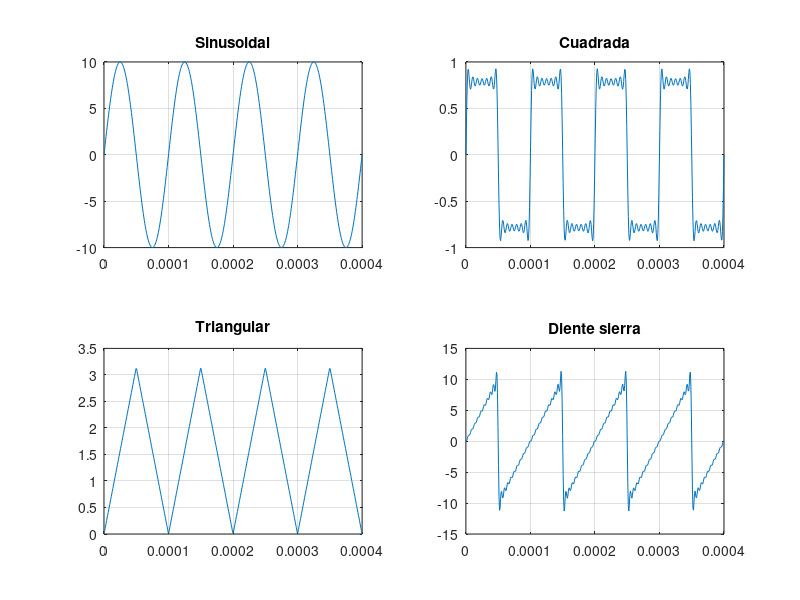

Write MATLAB code to recreate this figure.
clc 
clear global
close all



%--------INPUT--------

amplitud=10;
f=10e3;
cant_periodos=4;


theta=pi;
resolucion=1000;
repeticiones=13;
componente_frecuencia=20;


%--------PROCESS------

t=linspace(0,cant_periodos/f,500);
sinusoidal = amplitud*sin(2*pi*f*t + theta);

sinusoidal_0 = amplitud*sin(2*pi*f*t + 0);%---sen--

cuadrada = 0;

for n = 1.0:+2.0:repeticiones
    comp = (1/n)*sin(2*pi*n*f*t);
    if n == 1
    cuadrada = comp;
    else
     cuadrada   = cuadrada + comp;
    end

end

triangular = 0;
for n=1:2:(componente_frecuencia*2-1)

    triangular = triangular + (1/(n^2))*cos(2*pi*n*f*t);
end
triangular_ft = pi/2 - (4/pi)*triangular;


diente = 0;
for n=1:componente_frecuencia

    diente = diente + ((-1)^(n+1))*(1/n)*sin(2*pi*n*f*t);
end
diente_ft =((2*amplitud/pi))*diente;





%--------OUTPUT-------
figure (1)
subplot(2,2,1)
plot(t,sinusoidal_0)
title('Sinusoidal')
grid on
subplot(2,2,2)
plot(t,cuadrada)
grid on
title('Cuadrada')
subplot(2,2,3)
plot(t,triangular_ft)
grid on
title('Triangular')
subplot(2,2,4)
plot(t,diente_ft)
grid on
title('Diente sierra')


